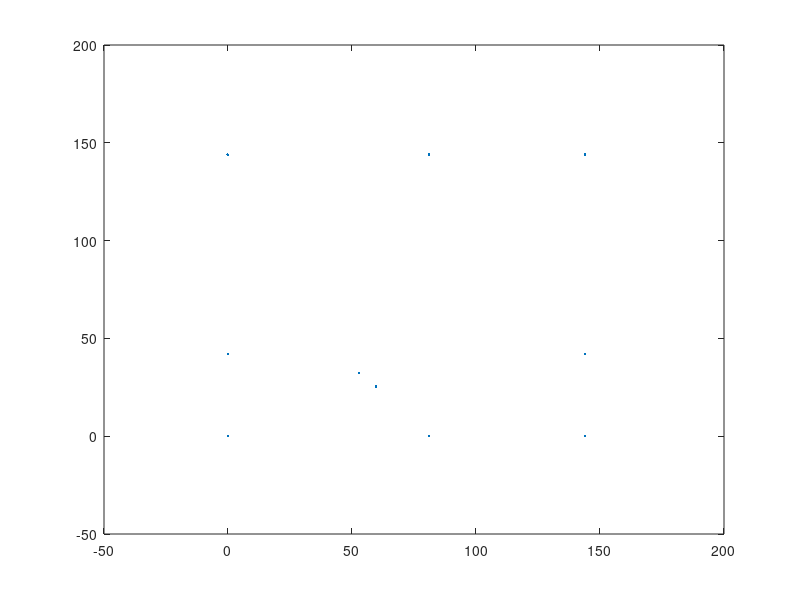

This chart was generated by the following MATLAB code:
% IEEE Region 5 Robotics Competition 2020 - Lidar Map Generation Test Data 
%% Test Sample XY Data
testxy = [144 144 144 144 144 144 144 133.5 122.25 110.25 102 91.5 81 69.75 56.25 41.25 27.75 14.25 0 0 0 0 0 0 0 0 0 0 52.875 56.25 58.5 60 58.875 43.5 57.75 69 81 90.75 102 112.5 121.5 132.75 144 144 144 144 144 144; 42 60 71.25 89.25 103.875 123.75 144 144 144 144 144 144 144 144 144 144 144 144 144 103.5 85.5 74.25 63 53.25 42 34.5 28.5 21.75 32.25 31.5 30.375 28.5 24.75 0 0 0 0 0 0 0 0 0 0 7.5 15 23.25 30 36];
testx = testxy(1, :);
testy = testxy(2, :);
plot(testx,testy, '.');
%% Gather Important Data to Send
clear all, close all;
sampledata = [63 65.51 69.46 78.75 88.3 103.21 119.89 114.72 110.03 106.11 104.14 102.54 102 102.62 104.96 109.47 115.07 121.9 130.33 101.7 91.94 87.18 83.68 81.78 81 81.35 82.12 83.49 29.77 26.89 25.32 24.96 27.06 56.3 48.01 43.68 42 43.12 46.96 52.5 58.35 66.65 75.7 71.83 68.54 65.73 64.13 63.29; 0 15.9 24.9 36.87 44.48 52.38 58.3 62.76 67.98 74 78.37 84.12 90 96.29 103.64 111.29 117.57 123.2 128.5 142.79 151.76 158.29 165.47 172.09 180 185.29 189.46 194.04 199.12 202.99 207.3 212.74 217.94 228.24 241.03 254.05 270 283.07 296.57 306.87 313.96 320.94 326.3 331.29 336.8 343.43 349.22 354.56];
countbot = 1
countm = 2;
countc = 1;
senddata = zeros(2,10);
xyresult = zeros(2,10);
length = size(sampledata,2);
for i=1:length  % Look at all data and determine Bot side right and left
   if i>1 && i<length && ((sampledata(1,i)-(sampledata(1,i+1))))>28.75 % if next instance is greater then by said amount, then its bot wall 1. Said amount is lowest distance between bot wall 1 and greatest distance between scans.
        senddata(1,countbot)=sampledata(1,i+1);
        senddata(2,countbot)=sampledata(2,i+1);
        countbot = countbot+1;
        bot1 = i+1;
    end
    if i>1 && i<length && ((sampledata(1,i)-(sampledata(1,i-1))))>28.75 % if previous instance is less then by said amount, then its bot wall 2.
        senddata(1,countbot)=sampledata(1,i-1);
        senddata(2,countbot)=sampledata(2,i-1);
        countbot = countbot+1;
        bot2 = i-1;
    end 
end
for i=1:length
    if i==1 && (sampledata(1,i+1)-(sampledata(1,i)))<3  % Initial value is midpoint 1 if bot resets to nearest 90degs before scan.
        senddata(1,3)=sampledata(1,1);
        senddata(2,3)=sampledata(2,1);
    end
    if i>1 && i<length && sampledata(1,i)<(sampledata(1,i+1)) && sampledata(1,i)<(sampledata(1,i-1)) && (sampledata(1,i)-(sampledata(1,i+1)))<28.75 && ((sampledata(1,i)-(sampledata(1,i-1))))<28.75 && not(i>=bot1 && i<=bot2) % If next and previous intervals are greater, then its a midpoint, exclude jumps greater then said amount and intervals in bot range.
        if sampledata(2,i)<180 && sampledata(2,i)>0 % Select storage locations
            countm = 4
        end 
        if sampledata(2,i)<270 && sampledata(2,i)>90
            countm = 5
        end 
        if sampledata(2,i)<360 && sampledata(2,i)>180
            countm = 6
        end 
        senddata(1,countm)=sampledata(1,i);
        senddata(2,countm)=sampledata(2,i);
    end
    if i>1 && i<length && sampledata(1,i)>(sampledata(1,i+1)) && sampledata(1,i)>(sampledata(1,i-1)) && ((sampledata(1,i)-(sampledata(1,i+1))))<28.75 && ((sampledata(1,i)-(sampledata(1,i-1))))<28.75 && not(i>=bot1 && i<=bot2) % If next and previous intervals are lesser, then its a corner, exclude jumps greater then said amount and intervals in bot range.
        if sampledata(2,i)<90 && sampledata(2,i)>0 % Select Storage Locations
            countc = 7
        end 
        if sampledata(2,i)<180 && sampledata(2,i)>90
            countc = 8
        end 
        if sampledata(2,i)<270 && sampledata(2,i)>180
            countc = 9
        end 
        if sampledata(2,i)<360 && sampledata(2,i)>270
            countc = 10
        end 
        senddata(1,countc)=sampledata(1,i);
        senddata(2,countc)=sampledata(2,i);
    end
end


if i==3 && senddata(1,3)==0 % if data is missing, fill in using measurements from nearby cardinal or corners.
    senddata(1,3)=senddata(1,7)*cosd(senddata(2,7));
    senddata(2,3)=0;
end
if i==4 && senddata(1,4)==0
    senddata(1,4)=senddata(1,8)*cosd(senddata(2,8)-90);
    senddata(2,4)=90;
end
if senddata(1,5)==0
    senddata(1,5)=senddata(1,9)*cosd(senddata(2,9));
    senddata(2,5)=180;
end
if senddata(1,6)==0
    senddata(1,6)=senddata(1,10)*cosd(senddata(2,10));
    senddata(2,6)=270;
end
if senddata(1,7)==0
    if not(senddata(1,4)==0)
        oppo=senddata(1,4);
    end
    if not(senddata(1,3)==0)
        adj=senddata(1,3);
    end
    senddata(2,7)=atand(oppo/adj);
    senddata(1,7)=oppo/sind(senddata(2,7));
end
if senddata(1,8)==0
    if not(senddata(1,5)==0)
        oppo=senddata(1,5);
    end
    if not(senddata(1,4)==0)
        adj=senddata(1,4);
    end
    senddata(2,8)=atand(oppo/adj)+90;
    senddata(1,8)=oppo/sind(senddata(2,8)-90);
end
if senddata(1,9)==0
    if not(senddata(1,6)==0)
        oppo=senddata(1,6);
    end
    if not(senddata(1,5)==0)
        adj=senddata(1,5);
    end
    senddata(2,9)=atand(oppo/adj)+180;
    senddata(1,9)=oppo/sind(senddata(2,9)-180);
end
if senddata(1,10)==0
    if not(senddata(1,3)==0)
        oppo=senddata(1,3);
    end
    if not(senddata(1,6)==0)
        adj=senddata(1,6);
    end
    senddata(2,10)=atand(oppo/adj)+270;
    senddata(1,10)=oppo/sind(senddata(2,10)-270);
end

lengthsd = size(senddata,2);
for i=1:lengthsd % Go through stored points based on what section it is in
    if senddata(2,7)>=senddata(2,i) && senddata(2,3)<=senddata(2,i) % Evaluate section 1
        if i==3 && not(senddata(1,i)==0) % Convert midpoint 1 if not missing
           xyresult(1,3)=senddata(1,3)+senddata(1,5);
           xyresult(2,3)=senddata(1,6);
        end
        if i==7 && not(senddata(1,i)==0) % Convert corner 1 if not missing
           xyresult(1,7)=senddata(1,5)+(senddata(1,7)*cosd(senddata(2,7)));
           xyresult(2,7)=senddata(1,6)+(senddata(1,7)*sind(senddata(2,7)));
        end
        if not(i==3) && not(i==7) && not(senddata(1,i)==0) % If bot wall present convert it if not missing
           xyresult(1,i)=senddata(1,5)+(senddata(1,i)*cosd(senddata(2,i)));
           xyresult(2,i)=senddata(1,6)+(senddata(1,i)*sind(senddata(2,i)));
        end
    end
   if senddata(2,4)>=senddata(2,i) && senddata(2,7)<=senddata(2,i) % Evaluate section 2
        if i==4 && not(senddata(1,i)==0) % Convert midpoint 2 if not missing
           xyresult(1,4)=senddata(1,5);
           xyresult(2,4)=senddata(1,4)+senddata(1,6);
        end
        if not(i==4) && not(i==7) && not(senddata(1,i)==0) % If bot wall present convert it if not missing
           xyresult(1,i)=senddata(1,5)+(senddata(1,i)*sind(90-senddata(2,i)));
           xyresult(2,i)=senddata(1,6)+(senddata(1,i)*cosd(90-senddata(2,i)));
        end
   end
   if senddata(2,8)>=senddata(2,i) && senddata(2,4)<=senddata(2,i) % Evaluate section 3
        if i==8 && not(senddata(1,i)==0) % Convert corner 2 if not missing
           xyresult(1,8)=senddata(1,5)-(senddata(1,8)*sind(senddata(2,8)-90));
           xyresult(2,8)=senddata(1,6)+(senddata(1,8)*cosd(senddata(2,8)-90));
        end
        if not(i==8) && not(i==4) && not(senddata(1,i)==0) % If bot wall present convert it if not missing
           xyresult(1,i)=senddata(1,5)-(senddata(1,i)*sind(senddata(2,i)-90));
           xyresult(2,i)=senddata(1,6)+(senddata(1,i)*cosd(senddata(2,i)-90));
        end
   end
   if senddata(2,5)>=senddata(2,i) && senddata(2,8)<=senddata(2,i) % Evaluate section 4
        if i==5 && not(senddata(1,i)==0) % Convert midpoint 3 if not missing
           xyresult(1,5)=0
           xyresult(2,5)=senddata(1,6)
        end
        if not(i==5) && not(i==8) && not(senddata(1,i)==0) % If bot wall present convert it if not missing
           xyresult(1,i)=senddata(1,5)-(senddata(1,i)*cosd(180-senddata(2,i)));
           xyresult(2,i)=senddata(1,6)+(senddata(1,i)*sind(180-senddata(2,i)));
        end
   end
   if senddata(2,9)>=senddata(2,i) && senddata(2,5)<=senddata(2,i) % Evaluate section 5
        if i==9 && not(senddata(1,i)==0) % Convert corner 3 if not missing
           xyresult(1,9)=senddata(1,5)-(senddata(1,9)*cosd(senddata(2,9)-180));
           xyresult(2,9)=senddata(1,6)-(senddata(1,9)*sind(senddata(2,9)-180));
        end
        if not(i==9) && not(i==5) && not(senddata(1,i)==0) % If bot wall present convert it if not missing
           xyresult(1,i)=senddata(1,5)-(senddata(1,i)*cosd(senddata(2,i)-180));
           xyresult(2,i)=senddata(1,6)-(senddata(1,i)*sind(senddata(2,i)-180));
        end
   end
   if senddata(2,6)>=senddata(2,i) && senddata(2,9)<=senddata(2,i) % Evaluate section 6
        if not(i==6) && not(i==9) && not(senddata(1,i)==0) % If bot wall present convert it if not missing
           xyresult(1,i)=senddata(1,5)-(senddata(1,i)*sind(270-senddata(2,i)));
           xyresult(2,i)=senddata(1,6)-(senddata(1,i)*cosd(270-senddata(2,i)));
        end
   end
   if senddata(2,10)>=senddata(2,i) && senddata(2,6)<=senddata(2,i) % Evaluate section 7
        if i==6 && not(senddata(1,i)==0) % Convert midpoint 4 if not missing
           xyresult(1,6)=senddata(1,5)
           xyresult(2,6)=0
        end
        if not(i==10) && not(i==6) && not(senddata(1,i)==0) % If bot wall present convert it if not missing
           xyresult(1,i)=senddata(1,5)+(senddata(1,i)*sind(senddata(2,i)-270));
           xyresult(2,i)=senddata(1,6)-(senddata(1,i)*cosd(senddata(2,i)-270));
        end
   end
   if 360>=senddata(2,i) && senddata(2,10)<=senddata(2,i) % Evaluate section 8
        if i==10 && not(senddata(1,i)==0) % Convert corner 4 if not missing
           xyresult(1,10)=senddata(1,5)+(senddata(1,10)*sind(senddata(2,10)-270));
           xyresult(2,10)=senddata(1,6)-(senddata(1,10)*cosd(senddata(2,10)-270));
        end
        if not(i==10) && not(senddata(1,i)==0) % If bot wall present convert it if not missing
           xyresult(1,i)=senddata(1,5)+(senddata(1,i)*cosd(360-senddata(2,i)));
           xyresult(2,i)=senddata(1,6)-(senddata(1,i)*sind(360-senddata(2,i)));
        end
   end
end

plot(xyresult(1,:),xyresult(2,:), '.');